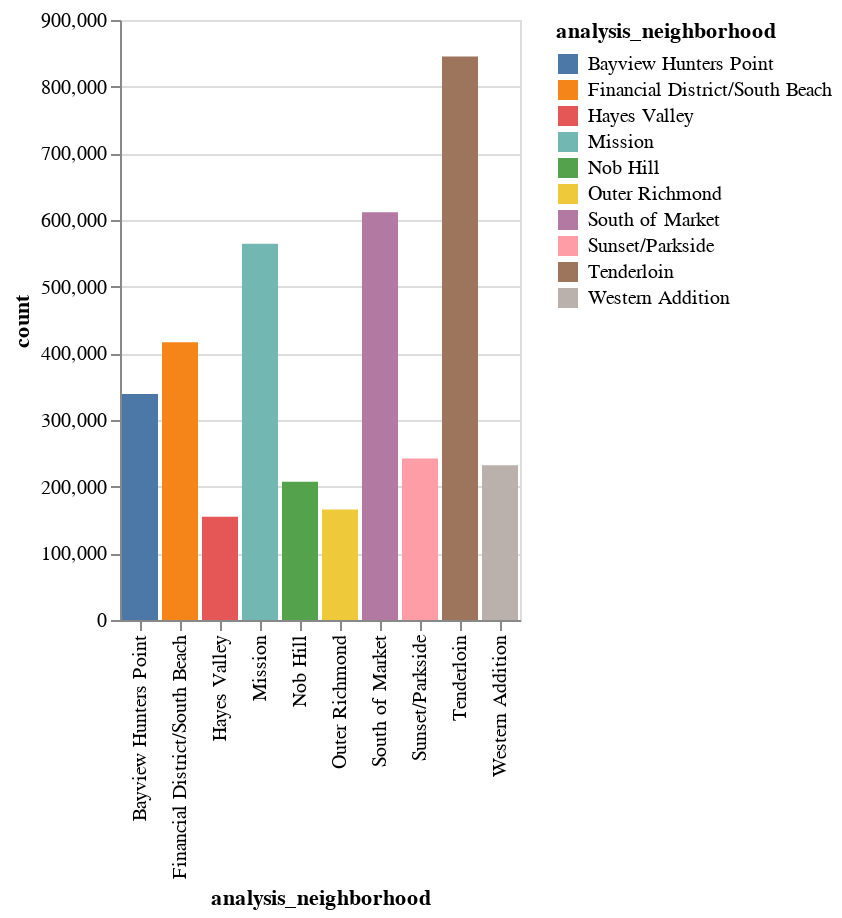

Notebook code for this chart:
### Markdown cell above
**What neighbourhoods made the highest number of calls into the Fire department?**

### Code cell
df_fire_call_split = df_fire_delta_table.select("call_type","analysis_neighborhood")\
 .where(F.col("call_type").isNotNull())\
 .groupBy("analysis_neighborhood")\
 .count()\
 .orderBy("count", ascending=False).limit(10)

spark.conf.set("spark.sql.execution.arrow.pyspark.enabled", "true")
df_fire_call_split_pandas = df_fire_call_split.toPandas()
df_fire_call_split.show(truncate=False)
import altair as alt
alt.Chart(df_fire_call_split_pandas).mark_bar().encode(
    x='analysis_neighborhood',
    y='count',
    color='analysis_neighborhood',
).interactive()

### Figure 1 — Vega-Lite specification as saved in the notebook (floating-point values rounded to 4 significant figures)
{"config": {"view": {"continuousWidth": 300, "continuousHeight": 300}}, "data": {"name": "data-edaeb4191dbd2146b6ff21ad4073f0a6"}, "mark": {"type": "bar"}, "encoding": {"color": {"field": "analysis_neighborhood", "type": "nominal"}, "x": {"field": "analysis_neighborhood", "type": "nominal"}, "y": {"field": "count", "type": "quantitative"}}, "params": [{"name": "param_50", "select": {"type": "interval", "encodings": ["x", "y"]}, "bind": "scales"}], "$schema": "https://vega.github.io/schema/vega-lite/v5.8.0.json", "datasets": {"data-edaeb4191dbd2146b6ff21ad4073f0a6": [{"analysis_neighborhood": "Tenderloin", "count": 845105}, {"analysis_neighborhood": "South of Market", "count": 611616}, {"analysis_neighborhood": "Mission", "count": 564249}, {"analysis_neighborhood": "Financial District/South Beach", "count": 416477}, {"analysis_neighborhood": "Bayview Hunters Point", "count": 338928}, {"analysis_neighborhood": "Sunset/Parkside", "count": 242305}, {"analysis_neighborhood": "Western Addition", "count": 232273}, {"analysis_neighborhood": "Nob Hill", "count": 207237}, {"analysis_neighborhood": "Outer Richmond", "count": 165923}, {"analysis_neighborhood": "Hayes Valley", "count": 154793}]}}
